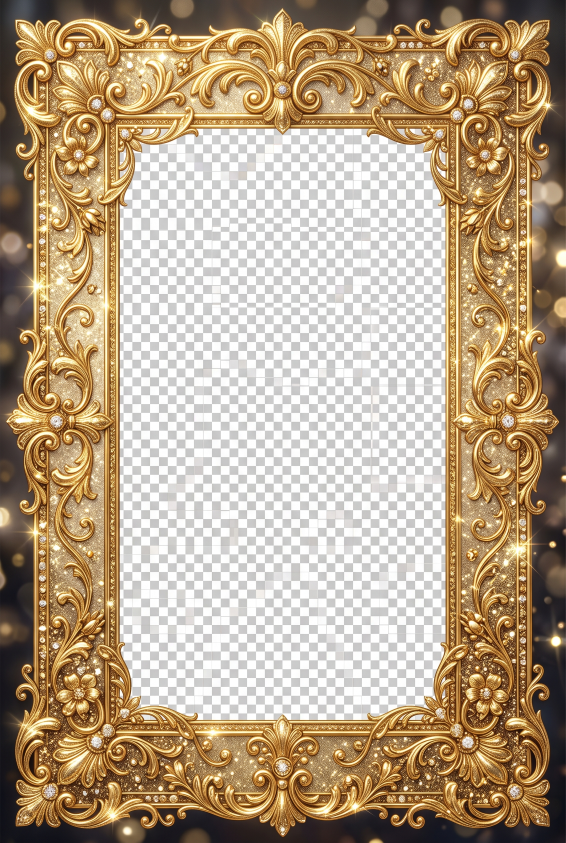
#> input picture server/data/frame_assets/ai_frame_0aaf31b3.jpg, 1696 x 2528 px, given in place of ., which was not available (shown at 1/3 size)
$ python -i frames.py   (imports and definitions only)
#> lines starting #> are read from the running program, lines starting #| are printed output that depends on the picture; pictures that were not available may be replaced by others from this repository, and a replacement may not be noted
from pathlib import Path
import httpx, hashlib

# [8 lines not run here, left out]

# [78 lines left out: functions upscale_image, compose_print_frame, not called in this run]

def clamp(val, min_val, max_val):
    return max(min_val, min(val, max_val))

def create_photo_collage(
    image_paths: list[str],
    output_path: str,
    target_size: tuple = (1200, 1800),
    spacing: int = 20
) -> str:
#> called with output_path = 'out.png', target_size = (1200, 1800), spacing = 20
    from PIL import Image
    if not image_paths:
        raise ValueError("No images provided for collage")
    if len(image_paths) == 1:
        return upscale_image(image_paths[0], output_path, target_size)

    canvas = Image.new("RGB", target_size, (15, 15, 25))
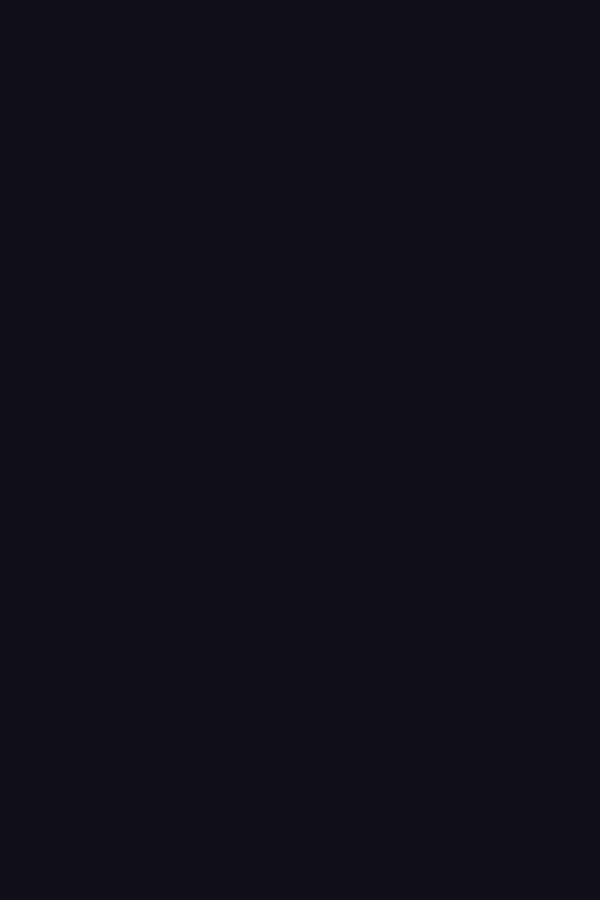
#> canvas: PIL image 1200x1800 RGB (shown at 1/2 size); mean R, G, B 15, 15, 25
    count = len(image_paths)

    if count == 2:
        # Vertical 2-strip
        cell_w = target_size[0] - (2 * spacing)
        cell_h = (target_size[1] - (3 * spacing)) // 2
        for idx, path in enumerate(image_paths[:2]):
            im = Image.open(path).convert("RGB").resize((cell_w, cell_h), Image.LANCZOS)
            y = spacing + idx * (cell_h + spacing)
            canvas.paste(im, (spacing, y))
    elif count == 3:
        # 1 top big, 2 bottom small
        cell_w1 = target_size[0] - (2 * spacing)
        cell_h1 = (target_size[1] - (3 * spacing)) * 3 // 5
        im1 = Image.open(image_paths[0]).convert("RGB").resize((cell_w1, cell_h1), Image.LANCZOS)
        canvas.paste(im1, (spacing, spacing))

        cell_w2 = (target_size[0] - (3 * spacing)) // 2
        cell_h2 = (target_size[1] - (3 * spacing)) - cell_h1
        y2 = spacing * 2 + cell_h1
        for idx, path in enumerate(image_paths[1:3]):
            im = Image.open(path).convert("RGB").resize((cell_w2, cell_h2), Image.LANCZOS)
            x = spacing + idx * (cell_w2 + spacing)
            canvas.paste(im, (x, y2))
    else:
        # 2x2 grid
        cell_w = (target_size[0] - (3 * spacing)) // 2
        cell_h = (target_size[1] - (3 * spacing)) // 2
        for idx, path in enumerate(image_paths[:4]):
            im = Image.open(path).convert("RGB").resize((cell_w, cell_h), Image.LANCZOS)
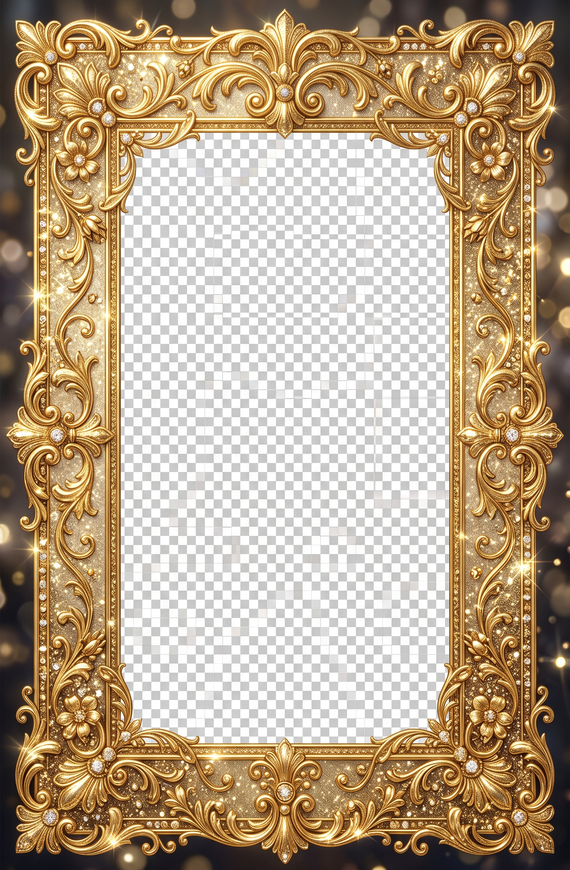
#> im: PIL image 570x870 RGB; mean R, G, B 182.2, 161.7, 135
            row = idx // 2
            col = idx % 2
            x = spacing + col * (cell_w + spacing)
            y = spacing + row * (cell_h + spacing)
            canvas.paste(im, (x, y))
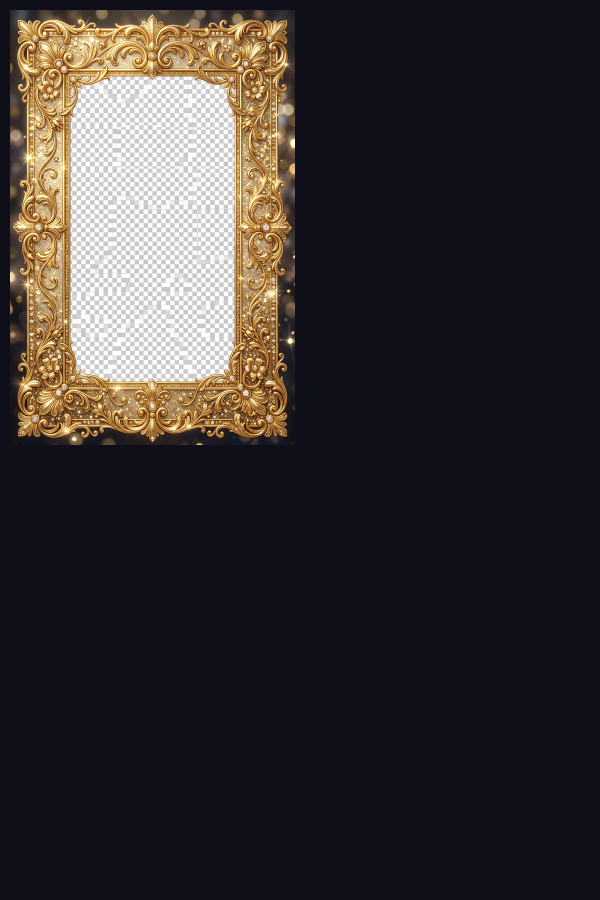
#> canvas: PIL image 1200x1800 RGB (shown at 1/2 size); mean R, G, B 53.4, 48.7, 50.2

    Path(output_path).parent.mkdir(parents=True, exist_ok=True)
    canvas.save(output_path, "JPEG", quality=95)
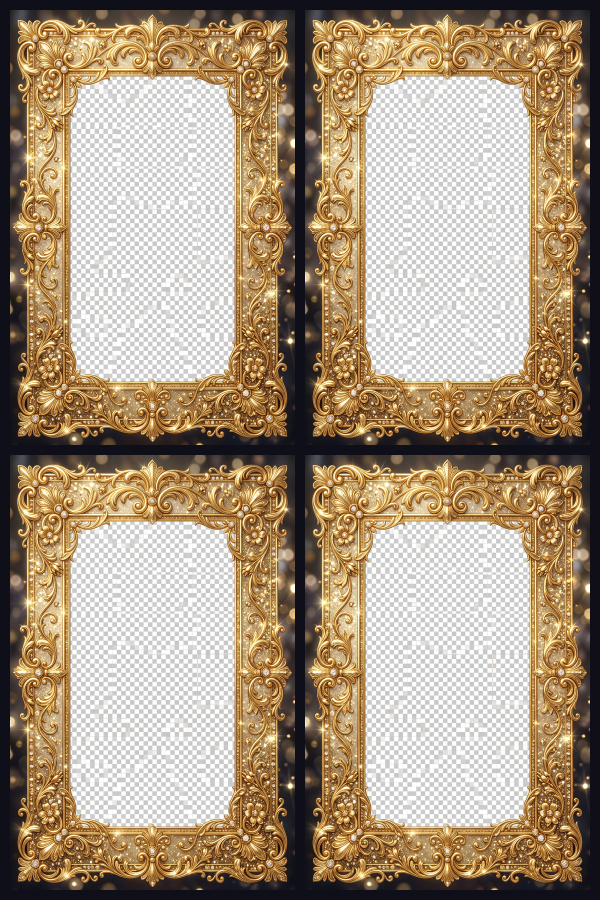
#> saved as out.png: PIL image 1200x1800 RGB (shown at 1/2 size); mean R, G, B 168.6, 149.7, 126
    return output_path

# [89 lines left out: functions check_faces, detect_and_crop_user_faces, not called in this run]

>>> result = create_photo_collage('../../data/frame_assets/ai_frame_0aaf31b3.jpg', 'out.png')
